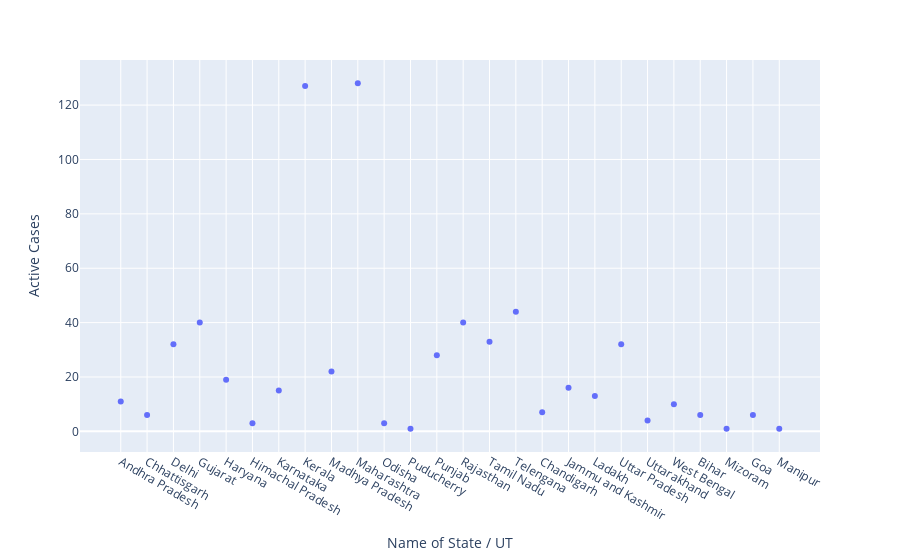

Notebook cell for this chart:
### Code cell
px.scatter(df, x = 'Name of State / UT', y = 'Active Cases')

### Figure 1 — Plotly figure (JSON) as saved in the notebook; plotly's stock layout.template omitted (floating-point values rounded to 4 significant figures)
{"data": [{"hovertemplate": "Name of State / UT=%{x}<br>Active Cases=%{y}<extra></extra>", "legendgroup": "", "marker": {"color": "#636efa", "symbol": "circle"}, "mode": "markers", "name": "", "orientation": "v", "showlegend": false, "type": "scatter", "x": ["Andhra Pradesh", "Chhattisgarh", "Delhi", "Gujarat", "Haryana", "Himachal Pradesh", "Karnataka", "Kerala", "Madhya Pradesh", "Maharashtra", "Odisha", "Puducherry", "Punjab", "Rajasthan", "Tamil Nadu", "Telengana", "Chandigarh", "Jammu and Kashmir", "Ladakh", "Uttar Pradesh", "Uttarakhand", "West Bengal", "Bihar", "Mizoram", "Goa", "Manipur"], "xaxis": "x", "y": [11, 6, 32, 40, 19, 3, 15, 127, 22, 128, 3, 1, 28, 40, 33, 44, 7, 16, 13, 32, 4, 10, 6, 1, 6, 1], "yaxis": "y"}], "layout": {"legend": {"tracegroupgap": 0}, "margin": {"t": 60}, "xaxis": {"anchor": "y", "domain": [0, 1], "title": {"text": "Name of State / UT"}}, "yaxis": {"anchor": "x", "domain": [0, 1], "title": {"text": "Active Cases"}}}}
